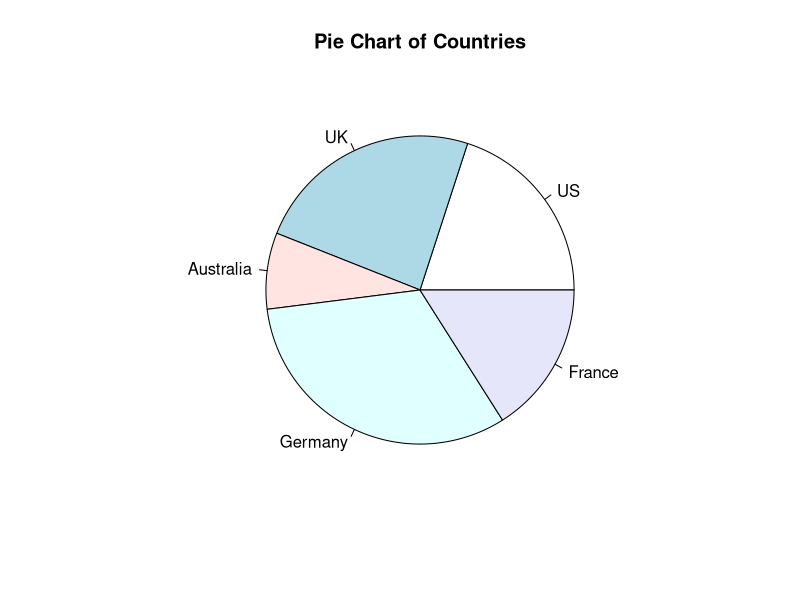
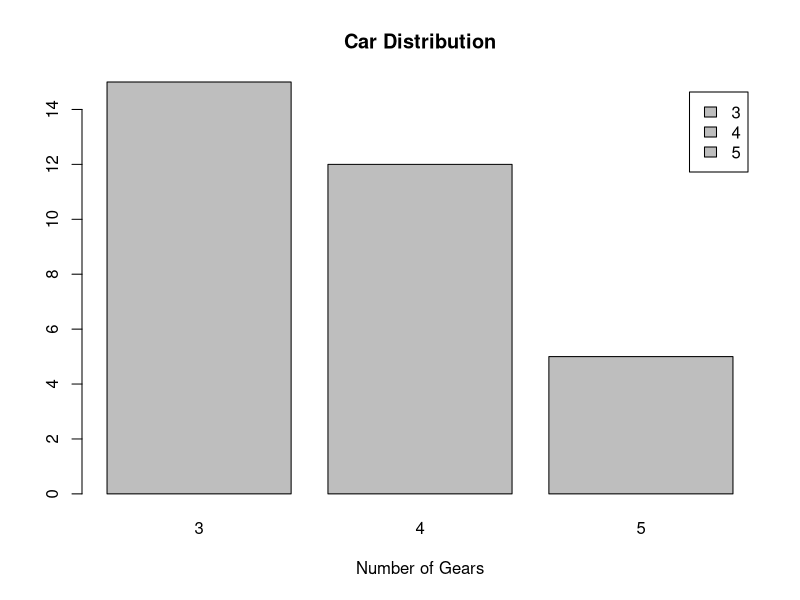

Write R code to recreate these figures, in order.

slices <- c(10, 12, 4, 16, 8)
lbls <- c("US", "UK", "Australia", "Germany", "France")


pie(slices, labels = lbls, main="Pie Chart of Countries")






counts <- table(mtcars$gear)
barplot(counts, main="Car Distribution", xlab="Number of Gears", legend=rownames(counts))
